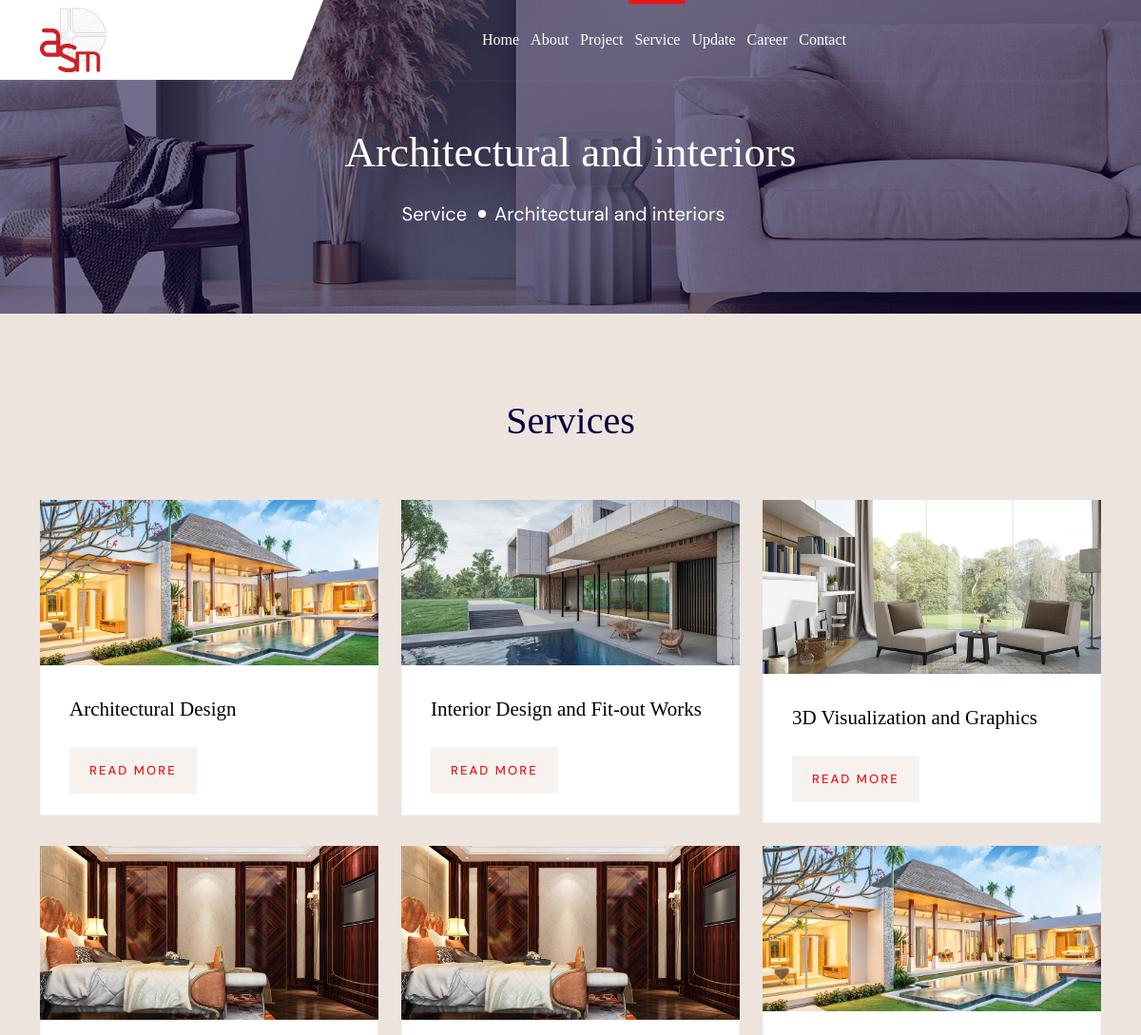
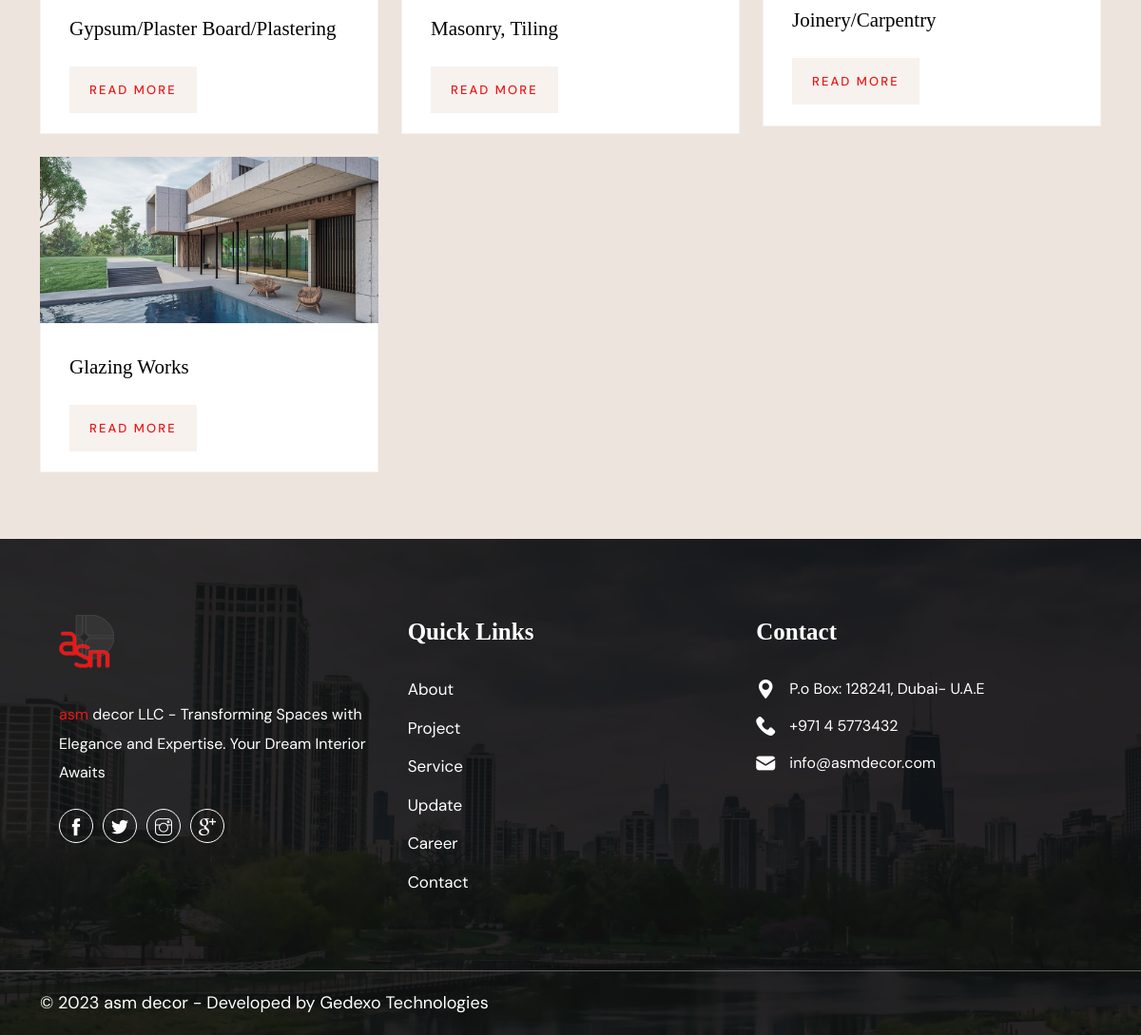
Screenshot of /services/architectural-and-interiors/ with the database file from the repository (2 pictures, top to bottom).
### web/models.py (models this page shows, shortened)
class ServiceCategory(models.Model):
    order = models.PositiveIntegerField(null=True, blank=True)
    name=models.CharField(max_length=30)
    slug = models.SlugField(max_length=100, unique=True)
    image=models.ImageField()
    class Meta:
        ordering = ("order",)
    def __str__(self):
        return self.name
    class Meta:
        verbose_name_plural = "ServiceCategories"

class Service(models.Model):
    category=models.ForeignKey("web.ServiceCategory",on_delete=models.CASCADE)
    title=models.CharField(max_length=300)
    slug = models.SlugField(unique=True, max_length=100, blank=True, null=True)
    image=models.ImageField(upload_to='service')
    description=HTMLField()

### web/views.py (the view)
# urls.py: path("services/<slug:category_slug>/", views.ServiceSingleView.as_view(), name="service-single"),
class ServiceSingleView(TemplateView):
    template_name="web/service-single.html"
    def get_context_data(self, **kwargs):
        context = super().get_context_data(**kwargs)
        category_slug = self.kwargs['category_slug']
        category = get_object_or_404(ServiceCategory, slug=category_slug)
        context["category"] = category
        context["services"] = Service.objects.filter(category=category)
        context["is_service"] = True
        return context

### templates/web/service-single.html (shortened to what this page needs)
{% extends "web/base.html" %}
{% load static %}
{% block content %}
        <section class="wpo-page-title">
            <div class="container">
                <div class="row">
                    <div class="col col-xs-12">
                        <div class="wpo-breadcumb-wrap">
                            <h2>{{category}}</h2>
                            <ol class="wpo-breadcumb-wrap">
                                <li><a href="{% url 'web:service' %}">Service</a></li>
                                <li>{{category}}</li>
                            </ol>
                        </div>
                    </div>
                </div>
            </div>
        </section>
        <section class="wpo-blog-section section-padding">
            <div class="container">
                <div class="row justify-content-center">
                    <div class="col-lg-6">
                        <div class="wpo-section-title">
                            <h2>Services</h2>
                        </div>
                    </div>
                </div>
                <div class="blog-wrapper">
                    <div class="row wpo-blog gutter-y">
                        {% for service in services %}
                        <div class="blog-single col-lg-4 col-md-6 col-12">
                            <div class="images">
                                <img src="{{ service.image.url }}" alt="">
                            </div>
                            <div class="text services">
                                <h2>{{service.title}}</h2>
                                <a href="{% url "web:service-detail" service.slug %}">READ MORE</a>
                            </div>
                        </div>
                        {% endfor %}
                    </div>
                </div>
            </div>
        </section>
{% endblock %}

### static/web/assets/css/custom.css (style rules this page uses)
.wpo-blog-section .blog-wrapper .blog-single .text.services { padding: 20px 30px 35px; background-color: #ffffff; }
.gutter-y { --bs-gutter-y: 1.5rem; }

### rows the page displays
ServiceCategory: name "Architectural and interiors"
Service: image (picture), title "Architectural Design"
Service: image (picture), title "Interior Design and Fit-out Works"
Service: image (picture), title "3D Visualization and Graphics"
Service: image (picture), title "Gypsum/Plaster Board/Plastering"
Service: image (picture), title "Masonry, Tiling"
Service: image (picture), title "Joinery/Carpentry"
Service: image (picture), title "Glazing Works"
